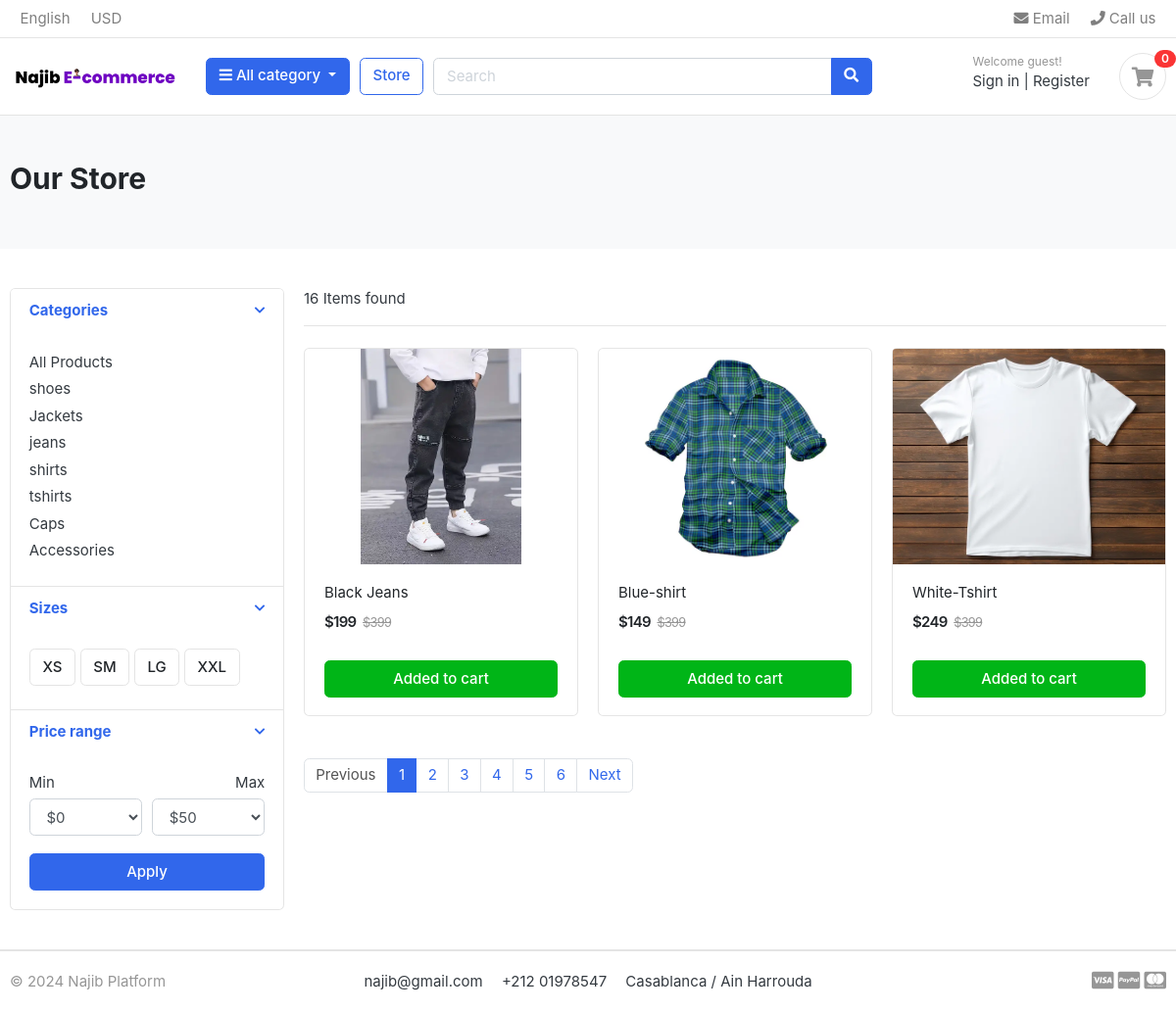
/store/, run on the app's committed database.
### category/models.py (models this page shows, shortened)
class Category(models.Model):
    category_name = models.CharField(max_length=50, unique=True)
    slug = models.SlugField(max_length=100, unique=True)
    description = models.CharField(max_length=255, blank=True)
    cat_image = models.ImageField(upload_to='photos/categories', blank=True)
    def get_url(self):
        return reverse('products_by_category', args=[self.slug])
    class Meta:
        verbose_name = 'category'
        verbose_name_plural = 'categories'

### store/models.py (models this page shows, shortened)
class Product(models.Model):
    product_name = models.CharField(max_length=200, unique=True)
    slug = models.SlugField(max_length=200, unique=True)
    description = models.TextField(max_length=200, unique=True)
    price = models.IntegerField()
    images = models.ImageField(upload_to='photos/products', unique=True)
    stock = models.IntegerField()
    is_available = models.BooleanField(default=True)
    category = models.ForeignKey(Category, on_delete=models.CASCADE)
    created_date = models.DateTimeField(auto_now_add=True)
    modified_date = models.DateTimeField(auto_now=True)
    def get_url(self):
        return reverse('product_detail', args=[self.category.slug, self.slug])

### store/views.py (the view)
# urls.py: path('store/', include('store.urls')),
def store(request,category_slug=None):
    categories = None
    products = None
    if(category_slug != None):
        categories = get_object_or_404(Category, slug = category_slug)
        products = Product.objects.filter(category = categories, is_available=True)
        paginator = Paginator(products,1)
        page = request.GET.get('page')
        page_products = paginator.get_page(page)
        product_count = products.count()
    else:
        products = Product.objects.all().filter(is_available=True)
        paginator = Paginator(products,3)
        page = request.GET.get('page')
        page_products = paginator.get_page(page)
        product_count = products.count()
    context = {
            'products':page_products,
            'product_count': product_count
    }
    return render(request, 'store/store.html', context)

### carts/context_processor.py (called while the page is built)
def counter(request):
    cart_count = 0
    if 'admin' in request.path:
        return {}
    else:
        try:
            cart = Cart.objects.filter(card_id = _cart_id(request))
            cart_items = CartItem.objects.all().filter(cart=cart[:1])
            for cart_item in cart_items:
                cart_count += cart_item.quantity
        except Cart.DoesNotExist:
            cart_count = 0
        return dict(cart_count = cart_count)

### carts/views.py (called while the page is built)
def _cart_id(request):
    cart = request.session.session_key
    if not cart :
        cart = request.session.create()
    return cart

### category/context_processors.py (called while the page is built)
def menu_links(request):
    links = Category.objects.all()
    return dict(links=links)

### templates/store/store.html (shortened to what this page needs)
{% extends '../base.html' %}
{% block content %}
<section class="section-pagetop bg">
<div class="container">
	{% if 'search' in request.path %}
	<h2 class="title-page">Searched Products</h2>
	{% else %}
		<h2 class="title-page">Our Store</h2>
	{% endif %}
</div>
</section>
<section class="section-content padding-y">
<div class="container">
<div class="row">
	<aside class="col-md-3">
<div class="card">
	<article class="filter-group">
		<header class="card-header">
			<a href="#" data-toggle="collapse" data-target="#collapse_1" aria-expanded="true" class="">
				<i class="icon-control fa fa-chevron-down"></i>
				<h6 class="title">Categories</h6>
			</a>
		</header>
		<div class="filter-content collapse show" id="collapse_1" style="">
			<div class="card-body">
				<ul class="list-menu">
					<li><a href="{% url 'store' %}">All Products</a></li>
				  {% for category in links %}
					<li><a href="{{ category.get_url }}">{{ category.category_name }}</a></li>
				  {% endfor %}
				</ul>
			</div>
		</div>
	</article>
	<article class="filter-group">
		<header class="card-header">
			<a href="#" data-toggle="collapse" data-target="#collapse_4" aria-expanded="true" class="">
				<i class="icon-control fa fa-chevron-down"></i>
				<h6 class="title">Sizes </h6>
			</a>
		</header>
		<div class="filter-content collapse show" id="collapse_4" style="">
			<div class="card-body">
			  <label class="checkbox-btn">
			    <span class="btn btn-light"> XS </span>
			  </label>
			  <label class="checkbox-btn">
			    <span class="btn btn-light"> SM </span>
			  </label>
			  <label class="checkbox-btn">
			    <span class="btn btn-light"> LG </span>
			  </label>
			  <label class="checkbox-btn">
			    <span class="btn btn-light"> XXL </span>
			  </label>
		</div>
		</div>
	</article>
	<article class="filter-group">
		<header class="card-header">
			<a href="#" data-toggle="collapse" data-target="#collapse_3" aria-expanded="true" class="">
				<i class="icon-control fa fa-chevron-down"></i>
				<h6 class="title">Price range </h6>
			</a>
		</header>
		<div class="filter-content collapse show" id="collapse_3" style="">
			<div class="card-body">
				<div class="form-row">
				<div class="form-group col-md-6">
				  <label>Min</label>
				  	<select class="mr-2 form-control">
						<option value="0">$0</option>
					</select>
				</div>
				<div class="form-group text-right col-md-6">
				  <label>Max</label>
				  	<select class="mr-2 form-control">
						<option value="50">$50</option>
					</select>
				</div>
				</div>
				<button class="btn btn-block btn-primary">Apply</button>
			</div>
		</div>
	</article>
</div>
	</aside>
	<main class="col-md-9">
<header class="border-bottom mb-4 pb-3">
		<div class="form-inline">
			<span class="mr-md-auto">{{ product_count }} Items found </span>
		</div>
</header>
<div class="row">
	{% if products %}
	{% for product in products %}
	<div class="col-md-4">
		<figure class="card card-product-grid">
			<div class="img-wrap">
				<a href="{{ product.get_url }}">
					<img src="{{ product.images.url }}">
				</a>
			</div>
			<figcaption class="info-wrap">
				<div class="fix-height">
					<a href="{{ product.get_url }}" class="title">{{ product.product_name }}</a>
					<div class="price-wrap mt-2">
						<span class="price">${{ product.price }}</span>
						<del class="price-old">$399</del>
					</div>
				</div>
				<a href="{% url 'add_cart' product.id %}" class="btn btn-block btn-success">Added to cart </a>
			</figcaption>
		</figure>
	</div>
	{% endfor %}
	{% else %}
	<h2>Result Not Found , Please Try Again</h2>
	{% endif %}
</div>
<nav class="mt-4" aria-label="Page navigation sample">
	{% if products.has_other_pages  %}
  <ul class="pagination">
	{% if products.has_previous %}
    	<li class="page-item "><a class="page-link" href="?page={{ products.previous_page_number }}">Previous</a></li>
	{% else %}
	<li class="page-item disabled"><a class="page-link" href="#">Previous</a></li>
	{% endif %}
	{% for i in products.paginator.page_range %}
		{% if products.number == i %}
    		<li class="page-item active"><a class="page-link" href="?page={{ i }}">{{ i }}</a></li>
		{% else %}
		<li class="page-item"><a class="page-link" href="?page={{ i }}">{{ i }}</a></li>
		{% endif %}
	{% endfor %}
	{% if products.has_next %}
	<li class="page-item "><a class="page-link" href="?page={{ products.next_page_number }}">Next</a></li>
	{% else %}
	<li class="page-item disabled"><a class="page-link" href="#">Next</a></li>
	{% endif %}
  </ul>
  {% endif %}
</nav>
	</main>
</div>
</div>
</section>
</body>
</html>
{% endblock %}

### static/css/ui.css (style rules this page uses)
html { font-family: "Inter", sans-serif; font-size: 15px; }
.img-wrap { text-align: center; display: block; }
.img-wrap img { max-width: 100%; }
.price-wrap { letter-spacing: -0.7px; }
.padding-y { padding-top: 40px; padding-bottom: 40px; }
figure { margin-bottom: 0; }
article:after, .form-group:after { display: block; clear: both; content: ""; }
.bg { background-color: #f8f9fa; }
.title-page { color: #212529; }
.btn-light { background-color: #fff; border-color: #e4e4e4; }
[class*=list-] li:after { visibility: hidden; display: block; content: ""; overflow: hidden; height: 0; clear: both; }
.list-menu { list-style: none; margin: 0; padding-left: 0; }
.list-menu li { margin-bottom: 5px; }
.list-menu a { color: #343a40; }
[class*=card-product] a.title { color: #212529; display: block; }
[class*=card-product] .img-wrap { overflow: hidden; position: relative; }
[class*=card-product] .img-wrap img { height: 100%; max-width: 100%; width: auto; display: inline-block; -o-object-fit: cover; object-fit: cover; }
.card-product-grid { margin-bottom: 20px; }
.card-product-grid .img-wrap { border-radius: 0.2rem 0.2rem 0 0; height: 220px; }
.card-product-grid .info-wrap { overflow: hidden; padding: 18px 20px; }
.card-product-grid .fix-height { height: 80px; overflow: hidden; }
.card .img-wrap { overflow: hidden; }
.price { font-weight: 600; color: #212529; }
.price-old { color: #969696; margin-left: 3px; font-size: 85%; }
.icon-control { margin-top: 5px; float: right; font-size: 80%; }
.card-header .title { margin-bottom: 0; line-height: 1.5; }
.filter-group { border-bottom: 1px solid #e4e4e4; }
.filter-group .card-header { border-bottom: 0; }
.filter-group:last-child { border-bottom: 0; }
.checkbox-btn { position: relative; }
.section-pagetop { padding: 45px 0; }

### data on the page
Category: category_name "shoes"
Category: category_name "Jackets"
Category: category_name "jeans"
Category: category_name "shirts"
Category: category_name "tshirts"
Category: category_name "Caps"
Category: category_name "Accessories"
Product: images (picture), product_name "Black Jeans", price "199"
Product: images (picture), product_name "Blue-shirt", price "149"
Product: images (picture), product_name "White-Tshirt", price "249"

### other printed values
{{ cart_count }} "0"
{{ product_count }} "16"
{{ i }} "1"
{{ i }} "2" "3" "4" "5" "6"
